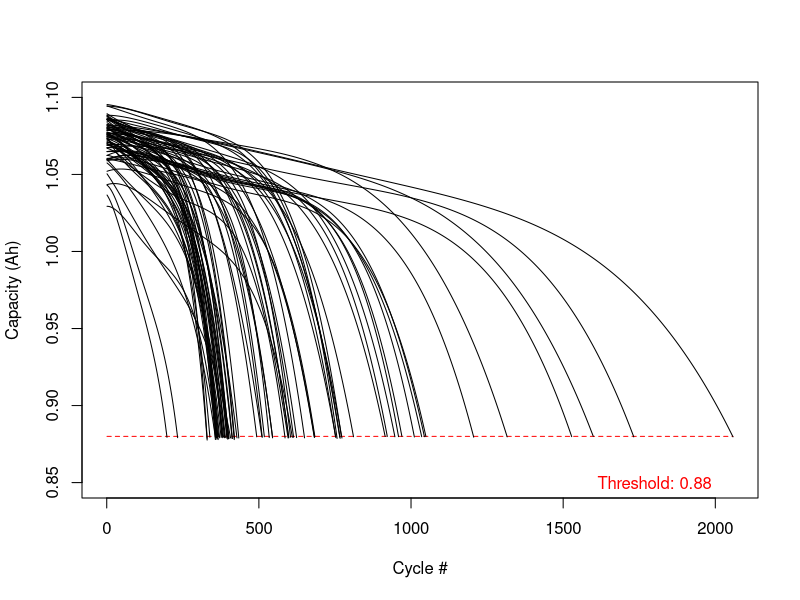

Reproduce this figure in R. (Note: this script raises an error after producing the figure.)
library("readxl")
Data=read.csv("Battery_train.csv")
x=seq(1,2058)
y=rep(0.88,2058)
plot(x,y,type='l',lty=2, col='red',ylim=c(0.85,1.1),xlab='Cycle #', ylab='Capacity (Ah)')
text(1800,0.85,'Threshold: 0.88',col="red")
for (i in seq(2,80)){
  lines(x,Data[[i]])
  
}

TotalCycles=c()
for(i in seq(2,80)){
  for(j in seq(1,2059)){
    if(is.na(Data[[i]][j])){
      TotalCycles=append(TotalCycles,j-1)
      break
    }
  }
  
}
PlotData=function(){
plot(Data[[2]],seq(2058,1),type='l', xlab='Capacity (Ah)',ylab="RUL (Cycles)",xlim=c(0.86999,1.1))
for(i in seq(3,80)){
  lines(Data[[i]],append(seq(TotalCycles[i-1],1),rep(0,2058-TotalCycles[i-1])))
}
}



#Making the data 1 big list
TransformedData=c()
TransformedData$Capacity=c()
TransformedData$RUL     =c()
for (i in seq(2,80)){
  TransformedData$Capacity=append(TransformedData$Capacity,Data[[i]])
  TransformedData$RUL=append(TransformedData$RUL,append(seq(TotalCycles[i-1],1),rep(0,2058-TotalCycles[i-1])))
}

NthRegression=function(n,SM=FALSE){
  my.lm=lm(TransformedData$RUL ~ poly(TransformedData$Capacity, n, raw = TRUE))
  sm=summary(my.lm)

  PlotData()
  x=seq(from=0.8,to=1.1,by=0.001)
  y=rep(my.lm$coefficients[[1]],length(x))
  for (i in seq(2,n+1)){
    y=y + my.lm$coefficients[[i]]*x**(i-1)
  }


  lines(x,y ,col='red', lwd=2.5)
  
  if (SM==TRUE){
    print(sm)
  }
  return(c(n,mean(sm$residuals**2),median(sm$residuals)))
  
  
}

fileBlaBla=file("output.txt")
write('',fileBlaBla)
for (i in seq(1,100)){
  
  write(NthRegression(i,FALSE),"output.txt",sep='\n',append=TRUE)
}








#Test data
Data2=read.csv("Battery_test.csv")
x=seq(1,1696)
y=rep(0.88,1696)
plot(x,y,type='l',lty=2,col='red',ylim=c(0.85,1.1),xlab="t (Cycles)", ylab="Capacity (Ah)")
text(1200,0.85,"Threshold: 0.88", col='red')
for(i in seq(2,11)){
  lines(x,Data2[[i]])
}
